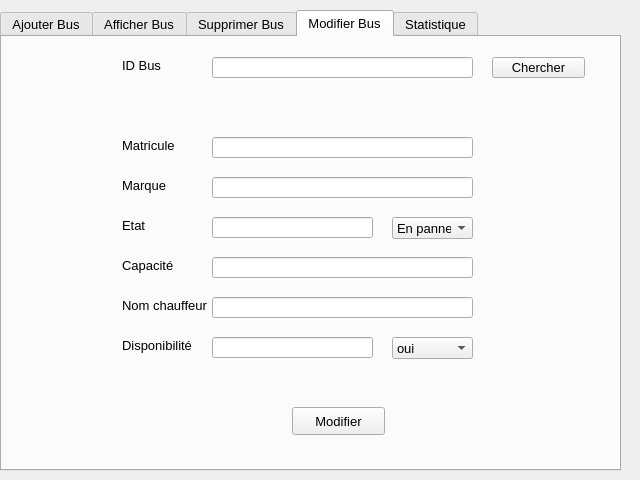
<?xml version="1.0" encoding="UTF-8"?>
<ui version="4.0">
 <class>Bus</class>
 <widget class="QDialog" name="Bus">
  <property name="geometry">
   <rect>
    <x>0</x>
    <y>0</y>
    <width>640</width>
    <height>480</height>
   </rect>
  </property>
  <property name="font">
   <font>
    <family>MS Sans Serif</family>
   </font>
  </property>
  <property name="windowTitle">
   <string>Bus</string>
  </property>
  <widget class="QTabWidget" name="tabWidget">
   <property name="geometry">
    <rect>
     <x>0</x>
     <y>10</y>
     <width>621</width>
     <height>461</height>
    </rect>
   </property>
   <property name="font">
    <font>
     <family>MS Shell Dlg 2</family>
     <pointsize>10</pointsize>
     <weight>50</weight>
     <italic>false</italic>
     <bold>false</bold>
    </font>
   </property>
   <property name="styleSheet">
    <string notr="true">font: 10pt &quot;MS Shell Dlg 2&quot;;</string>
   </property>
   <property name="currentIndex">
    <number>3</number>
   </property>
   <widget class="QWidget" name="tab_Ajouter">
    <attribute name="title">
     <string>Ajouter Bus</string>
    </attribute>
    <widget class="QPushButton" name="pushButton_okAjout">
     <property name="geometry">
      <rect>
       <x>270</x>
       <y>320</y>
       <width>93</width>
       <height>28</height>
      </rect>
     </property>
     <property name="text">
      <string>Ajouter</string>
     </property>
    </widget>
    <widget class="QLabel" name="label_4">
     <property name="geometry">
      <rect>
       <x>120</x>
       <y>150</y>
       <width>55</width>
       <height>16</height>
      </rect>
     </property>
     <property name="text">
      <string>Etat</string>
     </property>
    </widget>
    <widget class="QLabel" name="label_2">
     <property name="geometry">
      <rect>
       <x>120</x>
       <y>90</y>
       <width>55</width>
       <height>16</height>
      </rect>
     </property>
     <property name="text">
      <string>Matricule</string>
     </property>
    </widget>
    <widget class="QLabel" name="label_6">
     <property name="geometry">
      <rect>
       <x>120</x>
       <y>210</y>
       <width>91</width>
       <height>16</height>
      </rect>
     </property>
     <property name="text">
      <string>Nom chauffeur</string>
     </property>
    </widget>
    <widget class="QLineEdit" name="lineEdit_IdBus">
     <property name="geometry">
      <rect>
       <x>280</x>
       <y>60</y>
       <width>221</width>
       <height>22</height>
      </rect>
     </property>
    </widget>
    <widget class="QLabel" name="label_7">
     <property name="geometry">
      <rect>
       <x>120</x>
       <y>240</y>
       <width>71</width>
       <height>16</height>
      </rect>
     </property>
     <property name="font">
      <font>
       <family>MS Shell Dlg 2</family>
       <pointsize>10</pointsize>
       <weight>50</weight>
       <italic>false</italic>
       <bold>false</bold>
      </font>
     </property>
     <property name="text">
      <string>Disponibilité</string>
     </property>
    </widget>
    <widget class="QComboBox" name="comboBox_dispo">
     <property name="geometry">
      <rect>
       <x>280</x>
       <y>240</y>
       <width>221</width>
       <height>22</height>
      </rect>
     </property>
     <item>
      <property name="text">
       <string>oui</string>
      </property>
     </item>
     <item>
      <property name="text">
       <string>non</string>
      </property>
     </item>
    </widget>
    <widget class="QLabel" name="label">
     <property name="geometry">
      <rect>
       <x>120</x>
       <y>60</y>
       <width>51</width>
       <height>16</height>
      </rect>
     </property>
     <property name="text">
      <string>ID Bus</string>
     </property>
    </widget>
    <widget class="QLineEdit" name="lineEdit_Matricule">
     <property name="geometry">
      <rect>
       <x>280</x>
       <y>90</y>
       <width>221</width>
       <height>22</height>
      </rect>
     </property>
    </widget>
    <widget class="QLabel" name="label_3">
     <property name="geometry">
      <rect>
       <x>120</x>
       <y>120</y>
       <width>55</width>
       <height>16</height>
      </rect>
     </property>
     <property name="text">
      <string>Marque</string>
     </property>
    </widget>
    <widget class="QLabel" name="label_5">
     <property name="geometry">
      <rect>
       <x>120</x>
       <y>180</y>
       <width>55</width>
       <height>16</height>
      </rect>
     </property>
     <property name="text">
      <string>Capacité</string>
     </property>
    </widget>
    <widget class="QLineEdit" name="lineEdit_Marque">
     <property name="geometry">
      <rect>
       <x>280</x>
       <y>120</y>
       <width>221</width>
       <height>22</height>
      </rect>
     </property>
    </widget>
    <widget class="QLineEdit" name="lineEdit_Capacite">
     <property name="geometry">
      <rect>
       <x>280</x>
       <y>180</y>
       <width>221</width>
       <height>22</height>
      </rect>
     </property>
    </widget>
    <widget class="QLineEdit" name="lineEdit_Chauffeur">
     <property name="geometry">
      <rect>
       <x>280</x>
       <y>210</y>
       <width>221</width>
       <height>22</height>
      </rect>
     </property>
    </widget>
    <widget class="QComboBox" name="comboBox_Etat">
     <property name="geometry">
      <rect>
       <x>280</x>
       <y>150</y>
       <width>221</width>
       <height>22</height>
      </rect>
     </property>
     <item>
      <property name="text">
       <string>En panne</string>
      </property>
     </item>
     <item>
      <property name="text">
       <string>En cours de réparation</string>
      </property>
     </item>
     <item>
      <property name="text">
       <string>En service</string>
      </property>
     </item>
     <item>
      <property name="text">
       <string>Libre</string>
      </property>
     </item>
    </widget>
    <widget class="QLabel" name="labelB">
     <property name="geometry">
      <rect>
       <x>0</x>
       <y>0</y>
       <width>611</width>
       <height>431</height>
      </rect>
     </property>
     <property name="text">
      <string/>
     </property>
    </widget>
    <zorder>labelB</zorder>
    <zorder>pushButton_okAjout</zorder>
    <zorder>label_4</zorder>
    <zorder>label_2</zorder>
    <zorder>label_6</zorder>
    <zorder>lineEdit_IdBus</zorder>
    <zorder>label_7</zorder>
    <zorder>comboBox_dispo</zorder>
    <zorder>label</zorder>
    <zorder>lineEdit_Matricule</zorder>
    <zorder>label_3</zorder>
    <zorder>label_5</zorder>
    <zorder>lineEdit_Marque</zorder>
    <zorder>lineEdit_Capacite</zorder>
    <zorder>lineEdit_Chauffeur</zorder>
    <zorder>comboBox_Etat</zorder>
   </widget>
   <widget class="QWidget" name="tab_Afficher">
    <attribute name="title">
     <string>Afficher Bus</string>
    </attribute>
    <widget class="QTableView" name="tabBUS">
     <property name="geometry">
      <rect>
       <x>0</x>
       <y>0</y>
       <width>621</width>
       <height>431</height>
      </rect>
     </property>
    </widget>
   </widget>
   <widget class="QWidget" name="tab_Supprimer">
    <attribute name="title">
     <string>Supprimer Bus</string>
    </attribute>
    <widget class="QLabel" name="label_8">
     <property name="geometry">
      <rect>
       <x>120</x>
       <y>100</y>
       <width>41</width>
       <height>16</height>
      </rect>
     </property>
     <property name="text">
      <string>ID Bus</string>
     </property>
    </widget>
    <widget class="QPushButton" name="pushButton_chercherSupp">
     <property name="geometry">
      <rect>
       <x>450</x>
       <y>100</y>
       <width>93</width>
       <height>21</height>
      </rect>
     </property>
     <property name="text">
      <string>Supprimer</string>
     </property>
    </widget>
    <widget class="QLineEdit" name="lineEdit_chercherSupp">
     <property name="geometry">
      <rect>
       <x>170</x>
       <y>100</y>
       <width>261</width>
       <height>21</height>
      </rect>
     </property>
    </widget>
    <widget class="QLabel" name="labelB_2">
     <property name="geometry">
      <rect>
       <x>0</x>
       <y>0</y>
       <width>611</width>
       <height>431</height>
      </rect>
     </property>
     <property name="font">
      <font>
       <family>MS Shell Dlg 2</family>
       <pointsize>10</pointsize>
       <weight>50</weight>
       <italic>false</italic>
       <bold>false</bold>
      </font>
     </property>
     <property name="text">
      <string/>
     </property>
    </widget>
    <zorder>labelB_2</zorder>
    <zorder>label_8</zorder>
    <zorder>pushButton_chercherSupp</zorder>
    <zorder>lineEdit_chercherSupp</zorder>
   </widget>
   <widget class="QWidget" name="tab_Modifier">
    <attribute name="title">
     <string>Modifier Bus</string>
    </attribute>
    <widget class="QLabel" name="label_9">
     <property name="geometry">
      <rect>
       <x>120</x>
       <y>100</y>
       <width>55</width>
       <height>16</height>
      </rect>
     </property>
     <property name="text">
      <string>Matricule</string>
     </property>
    </widget>
    <widget class="QLineEdit" name="lineEdit_Modif_Etat">
     <property name="geometry">
      <rect>
       <x>210</x>
       <y>180</y>
       <width>161</width>
       <height>21</height>
      </rect>
     </property>
    </widget>
    <widget class="QLabel" name="label_10">
     <property name="geometry">
      <rect>
       <x>120</x>
       <y>140</y>
       <width>55</width>
       <height>16</height>
      </rect>
     </property>
     <property name="text">
      <string>Marque</string>
     </property>
    </widget>
    <widget class="QPushButton" name="pushButton_chercherModif">
     <property name="geometry">
      <rect>
       <x>490</x>
       <y>20</y>
       <width>93</width>
       <height>21</height>
      </rect>
     </property>
     <property name="text">
      <string>Chercher</string>
     </property>
    </widget>
    <widget class="QLineEdit" name="lineEdit_Modif_NomChauf">
     <property name="geometry">
      <rect>
       <x>210</x>
       <y>260</y>
       <width>261</width>
       <height>21</height>
      </rect>
     </property>
    </widget>
    <widget class="QComboBox" name="comboBox_Modif_dispo">
     <property name="geometry">
      <rect>
       <x>390</x>
       <y>300</y>
       <width>81</width>
       <height>22</height>
      </rect>
     </property>
     <item>
      <property name="text">
       <string>oui</string>
      </property>
     </item>
     <item>
      <property name="text">
       <string>non</string>
      </property>
     </item>
    </widget>
    <widget class="QLineEdit" name="lineEdit_Modif_Marque">
     <property name="geometry">
      <rect>
       <x>210</x>
       <y>140</y>
       <width>261</width>
       <height>21</height>
      </rect>
     </property>
    </widget>
    <widget class="QLineEdit" name="lineEdit_chercherModif">
     <property name="geometry">
      <rect>
       <x>210</x>
       <y>20</y>
       <width>261</width>
       <height>21</height>
      </rect>
     </property>
    </widget>
    <widget class="QComboBox" name="comboBox_Modif_Etat">
     <property name="geometry">
      <rect>
       <x>390</x>
       <y>180</y>
       <width>81</width>
       <height>22</height>
      </rect>
     </property>
     <item>
      <property name="text">
       <string>En panne</string>
      </property>
     </item>
     <item>
      <property name="text">
       <string>En cours de réparation</string>
      </property>
     </item>
     <item>
      <property name="text">
       <string>En service</string>
      </property>
     </item>
     <item>
      <property name="text">
       <string>Libre</string>
      </property>
     </item>
    </widget>
    <widget class="QLabel" name="label_11">
     <property name="geometry">
      <rect>
       <x>120</x>
       <y>300</y>
       <width>71</width>
       <height>16</height>
      </rect>
     </property>
     <property name="text">
      <string>Disponibilité</string>
     </property>
    </widget>
    <widget class="QLabel" name="label_12">
     <property name="geometry">
      <rect>
       <x>120</x>
       <y>20</y>
       <width>41</width>
       <height>16</height>
      </rect>
     </property>
     <property name="text">
      <string>ID Bus</string>
     </property>
    </widget>
    <widget class="QLabel" name="label_13">
     <property name="geometry">
      <rect>
       <x>120</x>
       <y>260</y>
       <width>91</width>
       <height>16</height>
      </rect>
     </property>
     <property name="text">
      <string>Nom chauffeur</string>
     </property>
    </widget>
    <widget class="QPushButton" name="pushButton_Modif_Confirmer">
     <property name="geometry">
      <rect>
       <x>290</x>
       <y>370</y>
       <width>93</width>
       <height>28</height>
      </rect>
     </property>
     <property name="text">
      <string>Modifier</string>
     </property>
    </widget>
    <widget class="QLineEdit" name="lineEdit_Modif_Capacite">
     <property name="geometry">
      <rect>
       <x>210</x>
       <y>220</y>
       <width>261</width>
       <height>21</height>
      </rect>
     </property>
    </widget>
    <widget class="QLineEdit" name="lineEdit_Modif_Matricule">
     <property name="geometry">
      <rect>
       <x>210</x>
       <y>100</y>
       <width>261</width>
       <height>21</height>
      </rect>
     </property>
    </widget>
    <widget class="QLabel" name="label_14">
     <property name="geometry">
      <rect>
       <x>120</x>
       <y>180</y>
       <width>31</width>
       <height>16</height>
      </rect>
     </property>
     <property name="text">
      <string>Etat</string>
     </property>
    </widget>
    <widget class="QLabel" name="label_15">
     <property name="geometry">
      <rect>
       <x>120</x>
       <y>220</y>
       <width>55</width>
       <height>16</height>
      </rect>
     </property>
     <property name="text">
      <string>Capacité</string>
     </property>
    </widget>
    <widget class="QLineEdit" name="lineEdit_Modif_Dispo">
     <property name="geometry">
      <rect>
       <x>210</x>
       <y>300</y>
       <width>161</width>
       <height>21</height>
      </rect>
     </property>
    </widget>
    <widget class="QLabel" name="labelB_3">
     <property name="geometry">
      <rect>
       <x>0</x>
       <y>0</y>
       <width>611</width>
       <height>431</height>
      </rect>
     </property>
     <property name="text">
      <string/>
     </property>
    </widget>
    <zorder>labelB_3</zorder>
    <zorder>label_9</zorder>
    <zorder>lineEdit_Modif_Etat</zorder>
    <zorder>label_10</zorder>
    <zorder>pushButton_chercherModif</zorder>
    <zorder>lineEdit_Modif_NomChauf</zorder>
    <zorder>comboBox_Modif_dispo</zorder>
    <zorder>lineEdit_Modif_Marque</zorder>
    <zorder>lineEdit_chercherModif</zorder>
    <zorder>comboBox_Modif_Etat</zorder>
    <zorder>label_11</zorder>
    <zorder>label_12</zorder>
    <zorder>label_13</zorder>
    <zorder>pushButton_Modif_Confirmer</zorder>
    <zorder>lineEdit_Modif_Capacite</zorder>
    <zorder>lineEdit_Modif_Matricule</zorder>
    <zorder>label_14</zorder>
    <zorder>label_15</zorder>
    <zorder>lineEdit_Modif_Dispo</zorder>
   </widget>
   <widget class="QWidget" name="tab_Stat">
    <attribute name="title">
     <string>Statistique</string>
    </attribute>
    <widget class="QTableView" name="tabBUS_2">
     <property name="geometry">
      <rect>
       <x>0</x>
       <y>0</y>
       <width>621</width>
       <height>431</height>
      </rect>
     </property>
    </widget>
   </widget>
  </widget>
 </widget>
 <resources/>
 <connections/>
</ui>
